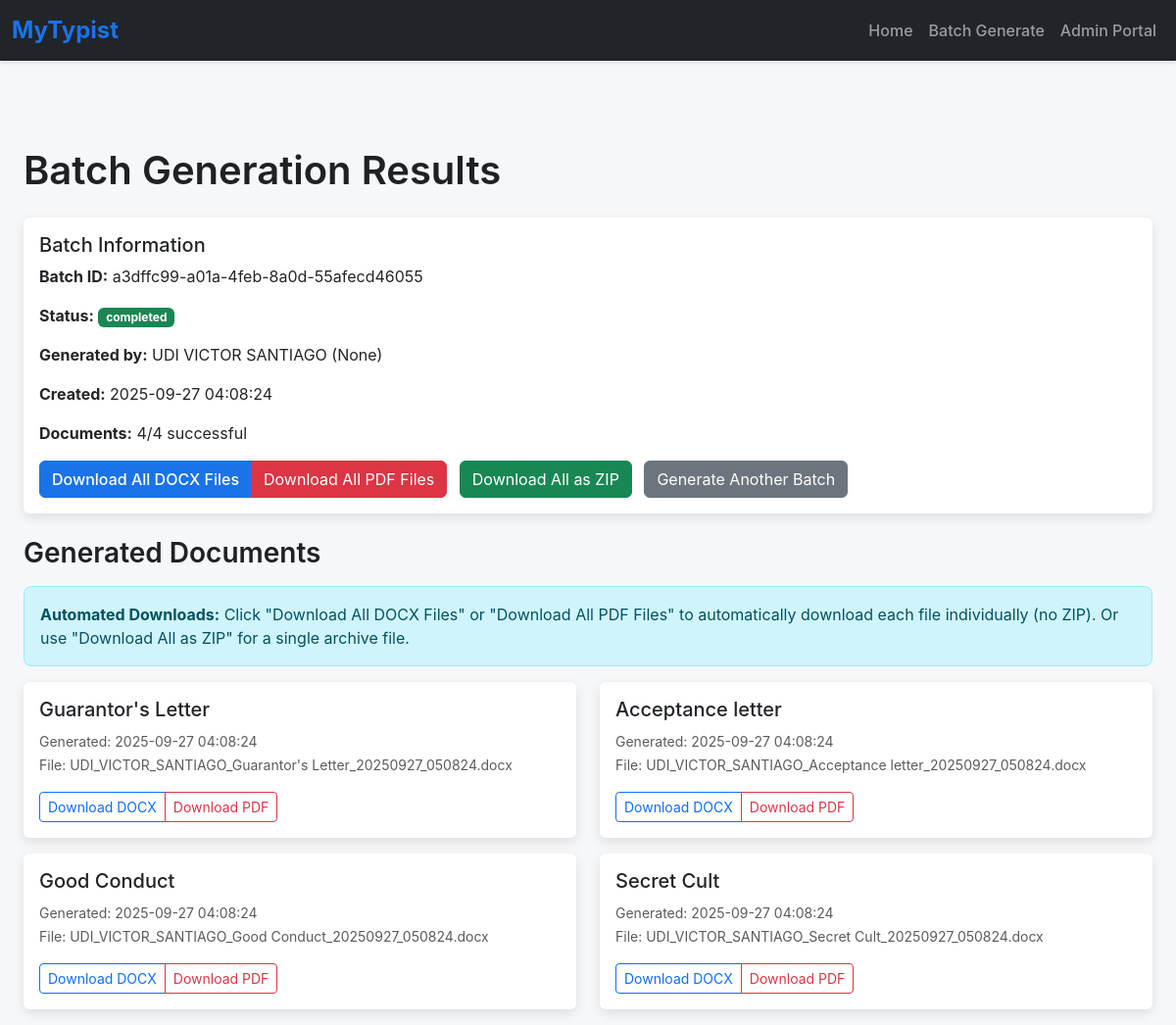
The app's page /batch_results/a3dffc99-a01a-4feb-8a0d-55afecd46055 with its own data.
### app.py (models this page shows)
class BatchGeneration(db.Model):
    __tablename__ = 'batch_generation'
    id = db.Column(db.Integer, primary_key=True)
    batch_id = db.Column(db.String(50), unique=True, nullable=False)
    user_name = db.Column(db.String(100), nullable=False)
    user_email = db.Column(db.String(100))
    template_ids = db.Column(db.Text, nullable=False)
    user_inputs = db.Column(db.Text, nullable=False)
    status = db.Column(db.String(20), default='pending')
    created_at = db.Column(db.DateTime, default=lambda: datetime.now(timezone.utc))
    completed_at = db.Column(db.DateTime, nullable=True)
    total_documents = db.Column(db.Integer, default=0)
    successful_documents = db.Column(db.Integer, default=0)
    error_message = db.Column(db.Text)

class CreatedDocument(db.Model):
    __tablename__ = 'created_document'
    id = db.Column(db.Integer, primary_key=True)
    template_id = db.Column(db.Integer, db.ForeignKey('template.id'), nullable=False)
    user_name = db.Column(db.String(100), nullable=False)
    user_email = db.Column(db.String(100))
    file_path = db.Column(db.String(200), nullable=False)
    original_filename = db.Column(db.String(200))
    file_size = db.Column(db.Integer)
    created_at = db.Column(db.DateTime, default=lambda: datetime.now(timezone.utc))
    batch_id = db.Column(db.String(50), nullable=True)
    user_inputs = db.Column(db.Text)  # JSON storage of inputs
    template = db.relationship('Template', back_populates='created_documents')

class Template(db.Model):
    __tablename__ = 'template'
    id = db.Column(db.Integer, primary_key=True)
    name = db.Column(db.String(100), nullable=False)
    type = db.Column(db.String(50), nullable=False)
    file_path = db.Column(db.String(200), nullable=False)
    description = db.Column(db.Text)
    font_family = db.Column(db.String(50), default='Times New Roman')
    font_size = db.Column(db.Integer, default=12)
    margin_top = db.Column(db.Float, default=1.0)
    margin_bottom = db.Column(db.Float, default=1.0)
    margin_left = db.Column(db.Float, default=1.0)
    margin_right = db.Column(db.Float, default=1.0)
    default_line_spacing = db.Column(db.Float, default=1.0)
    is_active = db.Column(db.Boolean, default=True)
    created_at = db.Column(db.DateTime, default=lambda: datetime.now(timezone.utc))
    updated_at = db.Column(db.DateTime, default=lambda: datetime.now(timezone.utc),
                          onupdate=lambda: datetime.now(timezone.utc))
    placeholders = db.relationship('Placeholder', back_populates='template',
                                   cascade="all, delete-orphan")
    created_documents = db.relationship('CreatedDocument', back_populates='template',
                                        cascade="all, delete-orphan")

### app.py (the view)
@app.route('/batch_results/<string:batch_id>')
def batch_results(batch_id):
    batch = BatchGeneration.query.filter_by(batch_id=batch_id).first_or_404()
    documents = CreatedDocument.query.filter_by(batch_id=batch_id).all()
    return render_template('batch_results.html', batch=batch, documents=documents)

### templates/batch_results.html (shortened to what this page needs)
{% extends 'base.html' %}
{% block content %}
    <div class="container mt-4">
        <h1 class="mb-4">Batch Generation Results</h1>
        <div class="card mb-4">
            <div class="card-body">
                <h5 class="card-title">Batch Information</h5>
                <p><strong>Batch ID:</strong> {{ batch.batch_id }}</p>
                <p><strong>Status:</strong>
                    <span class="badge {% if batch.status == 'completed' %}bg-success{% else %}bg-warning{% endif %}">
                        {{ batch.status }}
                    </span>
                </p>
                <p><strong>Generated by:</strong> {{ batch.user_name }} ({{ batch.user_email }})</p>
                <p><strong>Created:</strong> {{ batch.created_at.strftime('%Y-%m-%d %H:%M:%S') }}</p>
                <p><strong>Documents:</strong> {{ batch.successful_documents }}/{{ batch.total_documents }} successful</p>
                <div class="mt-3">
                    <div class="btn-group me-2" role="group">
                        <button onclick="downloadAllDocx()" class="btn btn-primary">
                             Download All DOCX Files
                        </button>
                        <button onclick="downloadAllPdf()" class="btn btn-danger">
                             Download All PDF Files
                        </button>
                    </div>
                    <div class="btn-group me-2" role="group">
                        <a href="{{ url_for('batch_download', batch_id=batch.batch_id) }}" class="btn btn-success">
                             Download All as ZIP
                        </a>
                    </div>
                    <a href="{{ url_for('batch') }}" class="btn btn-secondary">Generate Another Batch</a>
                </div>
            </div>
        </div>
        <h3 class="mb-3">Generated Documents</h3>
        <div class="alert alert-info">
            <strong>Automated Downloads:</strong> Click "Download All DOCX Files" or "Download All PDF Files" to automatically download each file individually (no ZIP). Or use "Download All as ZIP" for a single archive file.
        </div>
        {% if documents %}
            <div class="row">
                {% for document in documents %}
                    <div class="col-md-6 mb-3">
                        <div class="card">
                            <div class="card-body">
                                <h5 class="card-title">{{ document.template.name }}</h5>
                                <p class="card-text">
                                    <small class="text-muted">
                                        Generated: {{ document.created_at.strftime('%Y-%m-%d %H:%M:%S') }}<br>
                                        File: {{ document.original_filename }}
                                    </small>
                                </p>
                                <div class="btn-group">
                                    <a href="{{ url_for('download', document_id=document.id, format='docx') }}"
                                       class="btn btn-outline-primary btn-sm">Download DOCX</a>
                                    <a href="{{ url_for('download', document_id=document.id, format='pdf') }}"
                                       class="btn btn-outline-danger btn-sm">Download PDF</a>
                                </div>
                            </div>
                        </div>
                    </div>
                {% endfor %}
            </div>
        {% else %}
            <div class="alert alert-info">
                No documents were generated in this batch.
            </div>
        {% endif %}
    </div>
{% endblock %}

### templates/base.html (style rules this page uses)
body { font-family: 'Inter', -apple-system, BlinkMacSystemFont, 'Segoe UI', Roboto, sans-serif; background-color: #f5f7fa; }
.container { max-width: 1200px; padding-top: 2rem; }
.card { border: none; box-shadow: 0 4px 12px rgba(0, 0, 0, 0.1); transition: transform 0.2s; }
.btn-primary { background-color: #1a73e8; border-color: #1a73e8; font-weight: 500; }
.alert { border-radius: 8px; }
h1, h2, h3 { font-weight: 600; color: #202124; }

### records on screen
BatchGeneration: batch_id "a3dffc99-a01a-4feb-8a0d-55afecd46055", status "completed", user_name "UDI VICTOR SANTIAGO", user_email "None", created_at "2025-09-27 04:08:24", successful_documents "4", total_documents "4"
CreatedDocument: template.name "Guarantor's Letter", created_at "2025-09-27 04:08:24", original_filename "UDI_VICTOR_SANTIAGO_Guarantor's Letter_20250927_050824.docx"
CreatedDocument: template.name "Acceptance letter", created_at "2025-09-27 04:08:24", original_filename "UDI_VICTOR_SANTIAGO_Acceptance letter_20250927_050824.docx"
CreatedDocument: template.name "Good Conduct", created_at "2025-09-27 04:08:24", original_filename "UDI_VICTOR_SANTIAGO_Good Conduct_20250927_050824.docx"
CreatedDocument: template.name "Secret Cult", created_at "2025-09-27 04:08:24", original_filename "UDI_VICTOR_SANTIAGO_Secret Cult_20250927_050824.docx"
